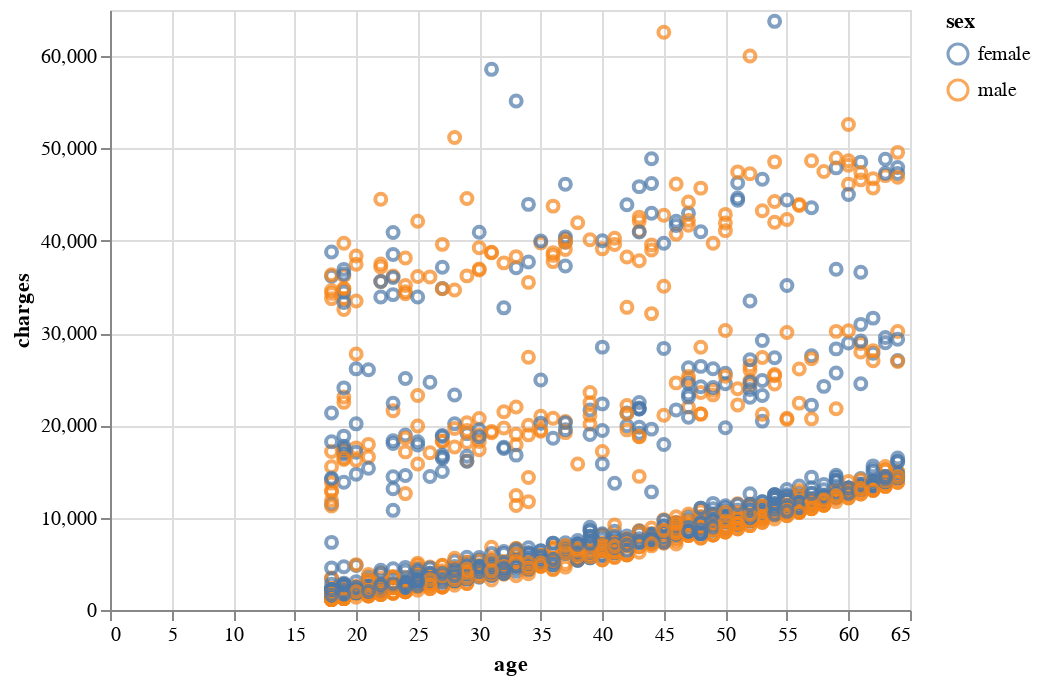

Notebook code for this chart:
### Code cell
chart = alt.Chart(data).mark_point().encode(
    x='age',
    y='charges',
    color='sex'
).interactive()
chart

### Figure 1 — Vega-Lite specification as saved in the notebook (floating-point values rounded to 4 significant figures; data arrays with more than 128 entries replaced by an {"elided": "..."} marker saying what was removed)
{"config": {"view": {"continuousWidth": 400, "continuousHeight": 300}}, "data": {"name": "data-940772b709be72b3ac8e197cfacbd9fb"}, "mark": "point", "encoding": {"color": {"field": "sex", "type": "nominal"}, "x": {"field": "age", "type": "quantitative"}, "y": {"field": "charges", "type": "quantitative"}}, "selection": {"selector007": {"type": "interval", "bind": "scales", "encodings": ["x", "y"]}}, "$schema": "https://vega.github.io/schema/vega-lite/v4.17.0.json", "datasets": {"data-940772b709be72b3ac8e197cfacbd9fb": {"elided": "1338 records"}}}
